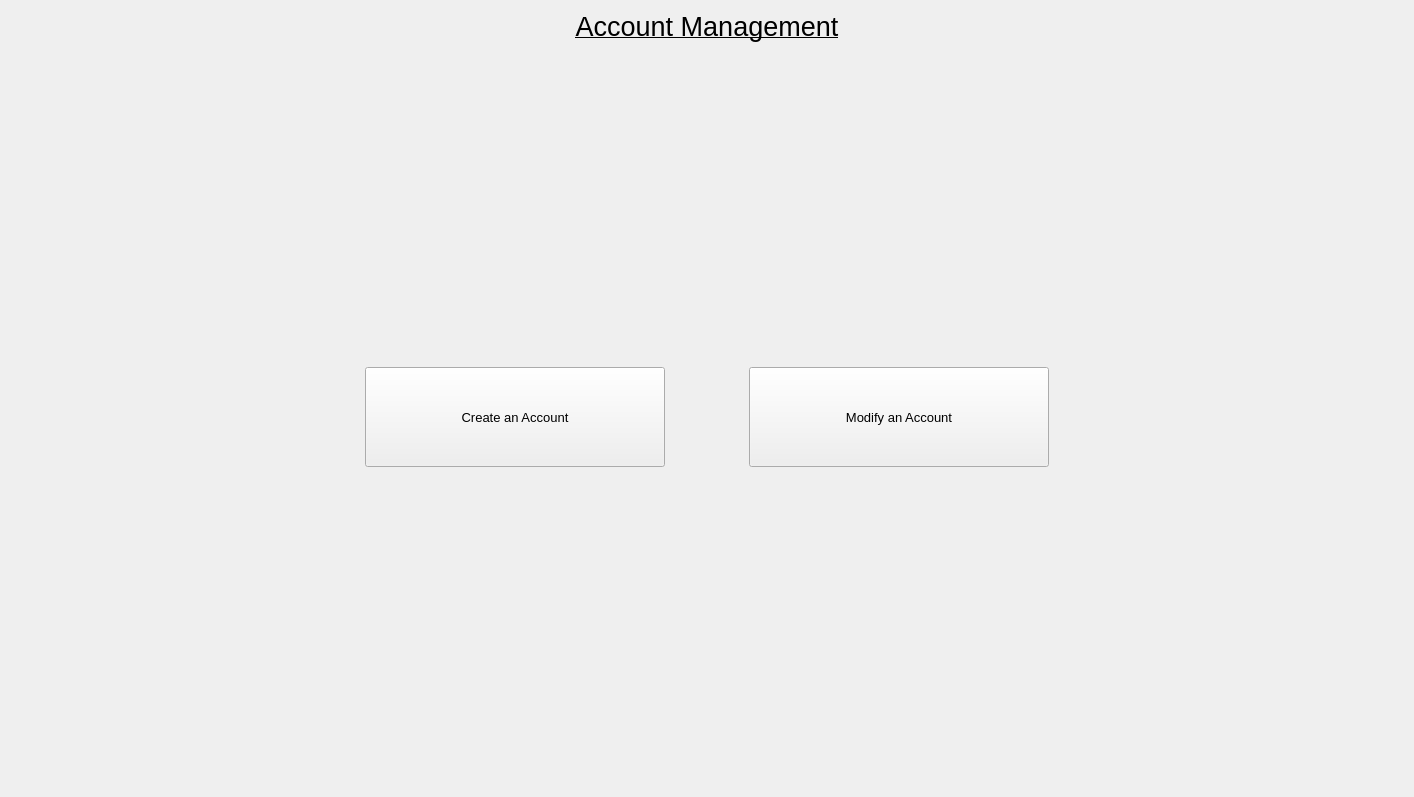
<?xml version="1.0" encoding="UTF-8"?>
<ui version="4.0">
 <class>SysAdminHomeScreen</class>
 <widget class="QWidget" name="SysAdminHomeScreen">
  <property name="geometry">
   <rect>
    <x>0</x>
    <y>0</y>
    <width>1414</width>
    <height>797</height>
   </rect>
  </property>
  <property name="windowTitle">
   <string>Form</string>
  </property>
  <layout class="QGridLayout" name="gridLayout">
   <item row="0" column="0">
    <widget class="QLabel" name="label">
     <property name="font">
      <font>
       <pointsize>20</pointsize>
       <weight>50</weight>
       <bold>false</bold>
       <underline>true</underline>
      </font>
     </property>
     <property name="text">
      <string>Account Management</string>
     </property>
     <property name="alignment">
      <set>Qt::AlignCenter</set>
     </property>
    </widget>
   </item>
   <item row="2" column="0">
    <layout class="QHBoxLayout" name="horizontalLayout">
     <property name="sizeConstraint">
      <enum>QLayout::SetDefaultConstraint</enum>
     </property>
     <item>
      <spacer name="horizontalSpacer_2">
       <property name="orientation">
        <enum>Qt::Horizontal</enum>
       </property>
       <property name="sizeHint" stdset="0">
        <size>
         <width>40</width>
         <height>20</height>
        </size>
       </property>
      </spacer>
     </item>
     <item>
      <widget class="QPushButton" name="createButton">
       <property name="minimumSize">
        <size>
         <width>300</width>
         <height>100</height>
        </size>
       </property>
       <property name="font">
        <font>
         <pointsize>10</pointsize>
        </font>
       </property>
       <property name="text">
        <string>Create an Account</string>
       </property>
      </widget>
     </item>
     <item>
      <spacer name="horizontalSpacer">
       <property name="orientation">
        <enum>Qt::Horizontal</enum>
       </property>
       <property name="sizeType">
        <enum>QSizePolicy::Fixed</enum>
       </property>
       <property name="sizeHint" stdset="0">
        <size>
         <width>78</width>
         <height>20</height>
        </size>
       </property>
      </spacer>
     </item>
     <item>
      <widget class="QPushButton" name="modifyButton">
       <property name="minimumSize">
        <size>
         <width>300</width>
         <height>100</height>
        </size>
       </property>
       <property name="font">
        <font>
         <pointsize>10</pointsize>
        </font>
       </property>
       <property name="text">
        <string>Modify an Account</string>
       </property>
      </widget>
     </item>
     <item>
      <spacer name="horizontalSpacer_3">
       <property name="orientation">
        <enum>Qt::Horizontal</enum>
       </property>
       <property name="sizeHint" stdset="0">
        <size>
         <width>40</width>
         <height>20</height>
        </size>
       </property>
      </spacer>
     </item>
    </layout>
   </item>
   <item row="1" column="0">
    <spacer name="verticalSpacer">
     <property name="orientation">
      <enum>Qt::Vertical</enum>
     </property>
     <property name="sizeHint" stdset="0">
      <size>
       <width>20</width>
       <height>40</height>
      </size>
     </property>
    </spacer>
   </item>
   <item row="3" column="0">
    <spacer name="verticalSpacer_2">
     <property name="orientation">
      <enum>Qt::Vertical</enum>
     </property>
     <property name="sizeHint" stdset="0">
      <size>
       <width>20</width>
       <height>40</height>
      </size>
     </property>
    </spacer>
   </item>
  </layout>
 </widget>
 <tabstops>
  <tabstop>createButton</tabstop>
  <tabstop>modifyButton</tabstop>
 </tabstops>
 <resources/>
 <connections/>
</ui>
